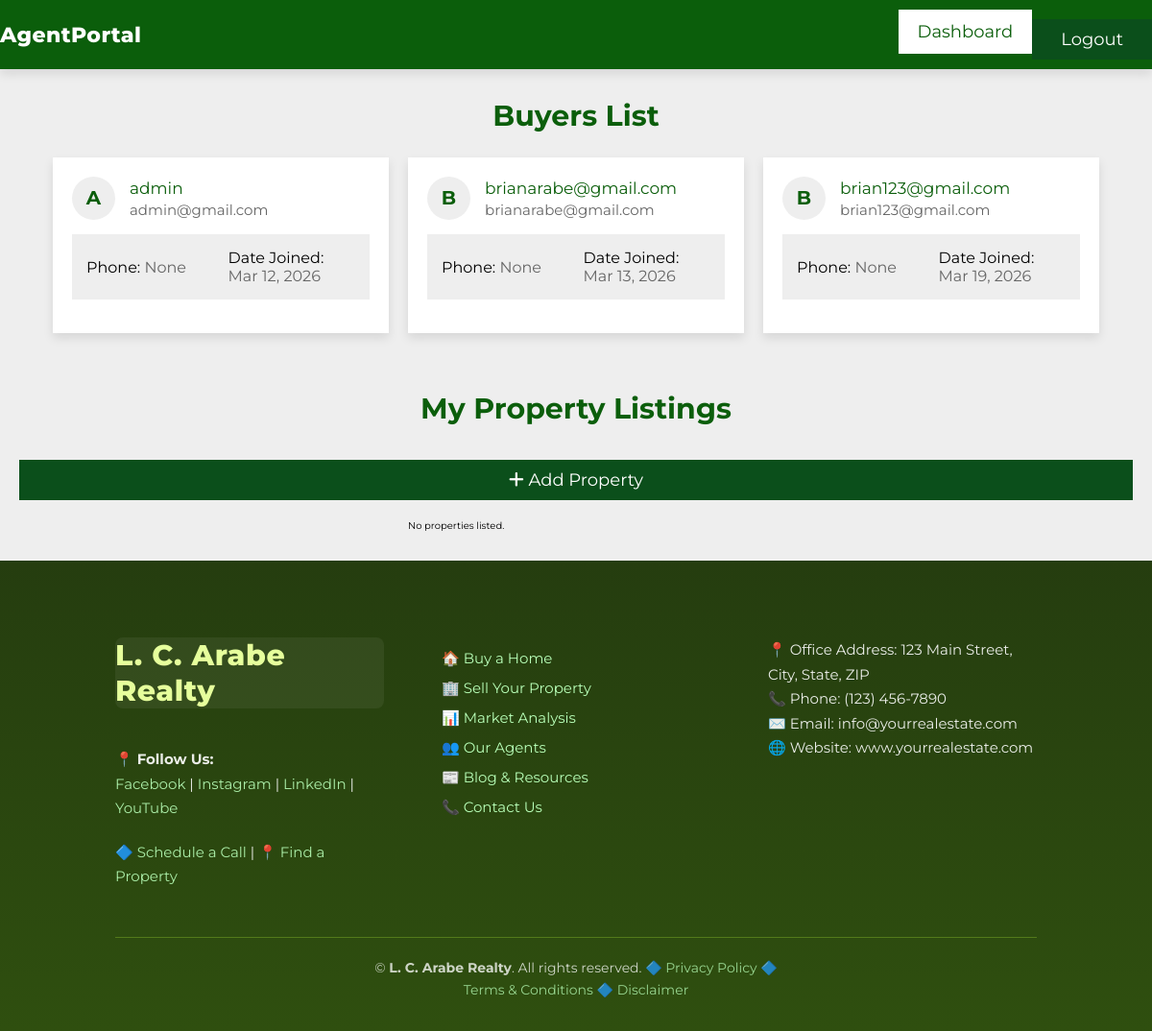
/agent/dashboard/ (signed in), run on the app's committed database.
### app/models.py (models this page shows, shortened)
class CustomUser(AbstractUser):
    phone = models.CharField(max_length=15, blank=True, null=True)
    USER_TYPE = (
        ('buyer', 'Buyer'),
        ('agent', 'Agent'),
        ('broker', 'Broker'),
    )
    user_type = models.CharField(max_length=10, choices=USER_TYPE, default='buyer')
    is_verified = models.BooleanField(default=False)

### app/views.py (the view)
# urls.py: path('agent/dashboard/', agent_dashboard_view, name='agent_dashboard'),
@login_required
def agent_dashboard_view(request):
    buyers = CustomUser.objects.filter(user_type="buyer")
    properties = Property.objects.filter(agent=request.user)
    context = {
        "buyers": buyers,
        "properties": properties,
    }
    return render(request, "agent_dashboard.html", context)

### app/templates/agent_dashboard.html (shortened to what this page needs)
{% load static %}
<!DOCTYPE html>
<html lang="en">
<head>
<link rel="stylesheet" href="{% static 'css/style.css' %}">
<link rel="stylesheet" href="https://cdnjs.cloudflare.com/ajax/libs/font-awesome/6.2.0/css/all.min.css">
</head>
<body>
<header class="header">
<nav class="navbar nav-1">
<div class="flex">
<a href="#" class="logo">AgentPortal</a>
<ul>
<li><a href="{% url 'agent_dashboard' %}">Dashboard</a></li>
<li>
<form action="{% url 'logout' %}" method="post">
<button type="submit" class="inline-btn">Logout</button>
</form>
</li>
</ul>
</div>
</nav>
</header>
<section class="listings">
<h1 class="heading">Buyers List</h1>
<div class="box-container">
{% for buyer in buyers %}
<div class="box">
<div class="admin">
<h3>{{ buyer.username|slice:":1"|upper }}</h3>
<div>
<p>{{ buyer.username }}</p>
<span>{{ buyer.email }}</span>
</div>
</div>
<div class="flex">
<p>Phone: <span>{{ buyer.phone }}</span></p>
<p>Date Joined: <span>{{ buyer.date_joined|date:"M d, Y" }}</span></p>
</div>
</div>
{% empty %}
<p>No buyers found.</p>
{% endfor %}
</div>
</section>
<section class="listings">
<h1 class="heading">My Property Listings</h1>
<div style="text-align:right; margin-bottom:20px;">
<a href="{% url 'add_property' %}" class="btn">
<i class="fas fa-plus"></i> Add Property
</a>
</div>
{% include "agent/listings.html" %}
</section>
{% include "components/footer.html" %}
</body>
</html>

### app/templates/agent/listings.html
<div class="box-container">
{% for property in properties %}
<div class="box">
<div class="admin">
<h3>{{ property.agent.username|first|upper }}</h3>
<div>
<p>{{ property.agent.username }}</p>
<span>{{ property.created_at|date:"M d, Y" }}</span>
</div>
</div>
<div class="thumb">
<p class="total-images">
<i class="far fa-image"></i>
<span>{{ property.images.count }}</span>
</p>
<p class="type">
<span>{{ property.property_type }}</span>
<span>{{ property.listing_status }}</span>
</p>
{% if property.image %}
<img src="{{ property.image.url }}">
{% endif %}
</div>
<h3 class="name">{{ property.title }}</h3>
<p class="location">
<i class="fas fa-map-marker-alt"></i>
<span>{{ property.location }}, {{ property.city }}</span>
</p>
<div class="flex">
<p><i class="fas fa-bed"></i> {{ property.bedrooms }}</p>
<p><i class="fas fa-bath"></i> {{ property.bathrooms }}</p>
<p><i class="fas fa-maximize"></i> {{ property.floor_area }} sqm</p>
</div>
<div style="margin-top:10px;">
<a href="{% url 'edit_property' property.id %}" class="btn">Edit</a>
<form action="{% url 'delete_property' property.id %}" method="post" style="display:inline;">
    {% csrf_token %}
    <button type="submit" class="delete-btn">Delete</button>
</form>
</div>
</div>
{% empty %}
<p>No properties listed.</p>
{% endfor %}
</div>

### app/templates/components/footer.html (shortened to what this page needs)
{% load static %}
 <link rel="stylesheet" href="{% static 'css/style.css' %}">
<footer class="footer">
        <div class="footer-container">
            <div class="footer-section">
                <h2 class="logo">L. C. Arabe Realty</h2>
                <p class="follow">📍 <strong>Follow Us:</strong></p>
                <p class="social-links">
                    <a href="#">Facebook</a> |
                    <a href="#">Instagram</a> |
                    <a href="#">LinkedIn</a> |
                    <a href="#">YouTube</a>
                </p>
                <p class="actions">
                    🔷 <a href="#">Schedule a Call</a> |
                    📍 <a href="#">Find a Property</a>
                </p>
            </div>
            <div class="footer-section">
                <ul class="footer-links">
                    <li>🏠 <a href="#">Buy a Home</a></li>
                    <li>🏢 <a href="#">Sell Your Property</a></li>
                    <li>📊 <a href="#">Market Analysis</a></li>
                    <li>👥 <a href="#">Our Agents</a></li>
                    <li>📰 <a href="#">Blog & Resources</a></li>
                    <li>📞 <a href="#">Contact Us</a></li>
                </ul>
            </div>
            <div class="footer-section">
                <p>📍 Office Address: 123 Main Street, City, State, ZIP</p>
                <p>📞 Phone: (123) 456-7890</p>
                <p>✉️ Email: info@yourrealestate.com</p>
                <p>🌐 Website: www.yourrealestate.com</p>
            </div>
        </div>
        <hr>
        <div class="footer-bottom">
            <p>
                ©  <strong>L. C. Arabe Realty</strong>. All rights reserved.
                🔷 <a href="#">Privacy Policy</a>
                🔷 <a href="#">Terms & Conditions</a>
                🔷 <a href="#">Disclaimer</a>
            </p>
        </div>
    </footer>

### static/css/style.css (style rules this page uses)
:root { --main-color:#0b4f1b; --light-color:#666; --light-bg:#eee; --white:#fff; --black:#0b5e0b; --border:.1rem solid var(--light-color); --box-shodow:0 .5rem 1rem rgba(0,0,0,.1); }
* { font-family: 'Montserrat', sans-serif; margin: 0; padding: 0; box-sizing: border-box; outline: none; border: none; text-decoration: none; }
.logo { display: flex; align-items: center; gap: 14px; color: #ffffff; font-size: 22px; font-weight: 800; letter-spacing: 0.4px; }
html { font-size: 62.5%; overflow-x: hidden; scroll-behavior: smooth; scroll-padding-top: 10rem; }
body { background-color: var(--light-bg); }
section { padding: 3rem 2rem; max-width: 1200px; margin: 0 auto; }
.heading { text-align: center; padding-bottom: 2.5rem; font-size: 3rem; color: var(--black); text-transform: capitalize; }
.btn, .inline-btn { margin-top: 1rem; padding: 1rem 3rem; background-color: var(--main-color); color: var(--white); cursor: pointer; text-align: center; font-size: 1.8rem; text-transform: capitalize; }
.btn { display: block; width: 100%; }
.inline-btn { display: inline-block; }
.header { position: sticky; top: 0; left: 0; right: 0; z-index: 1000; box-shadow: var(--box-shodow); }
.header .navbar.nav-1 .flex { padding-top: 1rem; padding-bottom: 1rem; }
.header .navbar.nav-1 { background-color: var(--black); }
.header .navbar .flex { display: flex; align-items: center; justify-content: space-between; }
.header .navbar .flex .logo { font-size: 2.2rem; color: var(--white); }
.header .navbar .flex ul { list-style: none; }
.header .navbar .flex ul li { float: left; position: relative; }
.header .navbar .flex ul li a { display: inline-block; padding: 1.2rem 2rem; font-size: 1.8rem; color: var(--black); background-color: var(--white); }
.listings .box-container { display: grid; grid-template-columns: repeat(auto-fit, 35rem); gap: 2rem; justify-content: center; align-items: flex-start; }
.listings .box-container .box { background-color: var(--white); box-shadow: var(--box-shodow); padding: 2rem; overflow-x: hidden; }
.listings .box-container .box .admin { display: flex; align-items: center; gap: 1.5rem; }
.listings .box-container .box .admin h3 { height: 4.5rem; line-height: 4.4rem; width: 4.5rem; border-radius: 50%; font-size: 2rem; color: var(--black); background-color: var(--light-bg); text-align:center; }
.listings .box-container .box .admin p { font-size: 1.7rem; color: var(--black); padding-bottom: .3rem; }
.listings .box-container .box .admin span { font-size: 1.5rem; color: var(--light-color); }
.listings .box-container .box .flex { display: flex; background-color: var(--light-bg); padding: 1.5rem; justify-content: space-between; align-items: center; margin: 1.5rem 0; flex-wrap: wrap; gap: 1.5rem; }
.listings .box-container .box .flex p { font-size: 1.6rem; flex: 1 1 4rem; }
.listings .box-container .box .flex p span { color: var(--light-color); }
.footer { background: linear-gradient(180deg, #253d0f, #2f4f0f); color: #ffffff; padding: 80px 120px 30px; font-size: 15px; }
.footer-container { display: flex; justify-content: space-between; flex-wrap: wrap; gap: 60px; max-width: 1400px; margin: 0 auto; }
.footer-section { flex: 1; min-width: 260px; }
.footer .logo { display: inline-block; margin-bottom: 20px; font-size: 30px; font-weight: 800; color: #e6ff9c; letter-spacing: 0.6px; border-radius: 8px; background: rgba(255, 255, 255, 0.06); }
.footer p { line-height: 1.7; max-width: 420px; opacity: 0.9; }
.footer a { color: #b8ffb8; text-decoration: none; transition: color 0.3s ease; }
.footer-links { list-style: none; padding: 0; margin-top: 12px; }
.footer-links li { margin: 12px 0; }
.follow, .actions { margin-top: 20px; }
.footer hr { border: none; border-top: 1px solid rgba(154, 205, 50, 0.35); margin: 50px 0 20px; }
.footer-bottom { display: flex; justify-content: center; align-items: center; gap: 12px; text-align: center; font-size: 14px; opacity: 0.85; }

### data on the page
CustomUser: username "A", username "admin", email "admin@gmail.com", phone "None", date_joined "Mar 12, 2026"
CustomUser: username "B", username "brianarabe@gmail.com", email "brianarabe@gmail.com", phone "None", date_joined "Mar 13, 2026"
CustomUser: username "B", username "brian123@gmail.com", email "brian123@gmail.com", phone "None", date_joined "Mar 19, 2026"
